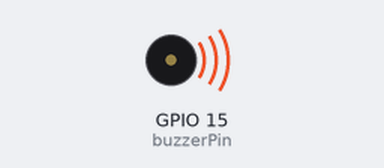
Bench run of a sketch on a simulated ESP32. Parts: buzzer (waves = sounding, pin HIGH).

Above: at 0.2 s.
Timing chart, 0 to 3.0 s (numbered marks = the images above):
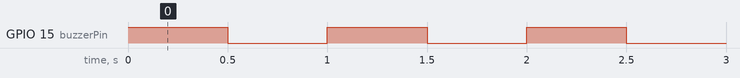

The sketch:

Project_07_Active_buzzer.ino
```cpp
//**********************************************************************************
/*
 * 名称   : Active buzzer
 * 功能   : 有源蜂鸣器产生声音
 * 作者   : http://www.keyes-robot.com/
*/
#define buzzerPin  15   //定义蜂鸣器的引脚为GPIO15

void setup () {
  pinMode (buzzerPin, OUTPUT);  //设置蜂鸣器引脚为输出模式
}

void loop () {
  digitalWrite (buzzerPin, HIGH); //发声
  delay (500); //延时0.5秒
  digitalWrite (buzzerPin, LOW);  //停止发声
  delay (500); //延时0.5秒
}
//**********************************************************************************
```

Measured:
- by itself, GPIO 15 (buzzerPin): alternates HIGH for 0.50 s and LOW for 0.50 s
